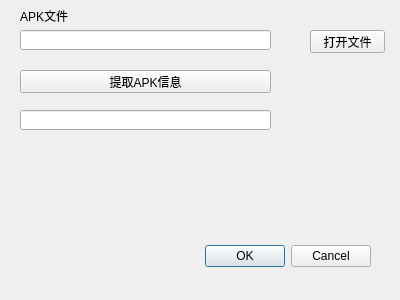
<?xml version="1.0" encoding="UTF-8"?>
<ui version="4.0">
 <class>APKInfoExtractDialog</class>
 <widget class="QDialog" name="APKInfoExtractDialog">
  <property name="geometry">
   <rect>
    <x>0</x>
    <y>0</y>
    <width>400</width>
    <height>300</height>
   </rect>
  </property>
  <property name="windowTitle">
   <string>Dialog</string>
  </property>
  <widget class="QDialogButtonBox" name="buttonBox">
   <property name="geometry">
    <rect>
     <x>30</x>
     <y>240</y>
     <width>341</width>
     <height>32</height>
    </rect>
   </property>
   <property name="orientation">
    <enum>Qt::Horizontal</enum>
   </property>
   <property name="standardButtons">
    <set>QDialogButtonBox::Cancel|QDialogButtonBox::Ok</set>
   </property>
  </widget>
  <widget class="QLabel" name="label">
   <property name="geometry">
    <rect>
     <x>20</x>
     <y>10</y>
     <width>54</width>
     <height>12</height>
    </rect>
   </property>
   <property name="text">
    <string>APK文件</string>
   </property>
  </widget>
  <widget class="QLineEdit" name="apkPathEdit">
   <property name="geometry">
    <rect>
     <x>20</x>
     <y>30</y>
     <width>251</width>
     <height>20</height>
    </rect>
   </property>
  </widget>
  <widget class="QPushButton" name="openAPKFile">
   <property name="geometry">
    <rect>
     <x>310</x>
     <y>30</y>
     <width>75</width>
     <height>23</height>
    </rect>
   </property>
   <property name="text">
    <string>打开文件</string>
   </property>
  </widget>
  <widget class="QPushButton" name="extarctAPKInfo">
   <property name="geometry">
    <rect>
     <x>20</x>
     <y>70</y>
     <width>251</width>
     <height>23</height>
    </rect>
   </property>
   <property name="text">
    <string>提取APK信息</string>
   </property>
  </widget>
  <widget class="QLineEdit" name="apkInfoPathEdit">
   <property name="geometry">
    <rect>
     <x>20</x>
     <y>110</y>
     <width>251</width>
     <height>20</height>
    </rect>
   </property>
  </widget>
 </widget>
 <resources/>
 <connections>
  <connection>
   <sender>buttonBox</sender>
   <signal>accepted()</signal>
   <receiver>APKInfoExtractDialog</receiver>
   <slot>accept()</slot>
   <hints>
    <hint type="sourcelabel">
     <x>248</x>
     <y>254</y>
    </hint>
    <hint type="destinationlabel">
     <x>157</x>
     <y>274</y>
    </hint>
   </hints>
  </connection>
  <connection>
   <sender>buttonBox</sender>
   <signal>rejected()</signal>
   <receiver>APKInfoExtractDialog</receiver>
   <slot>reject()</slot>
   <hints>
    <hint type="sourcelabel">
     <x>316</x>
     <y>260</y>
    </hint>
    <hint type="destinationlabel">
     <x>286</x>
     <y>274</y>
    </hint>
   </hints>
  </connection>
 </connections>
</ui>
